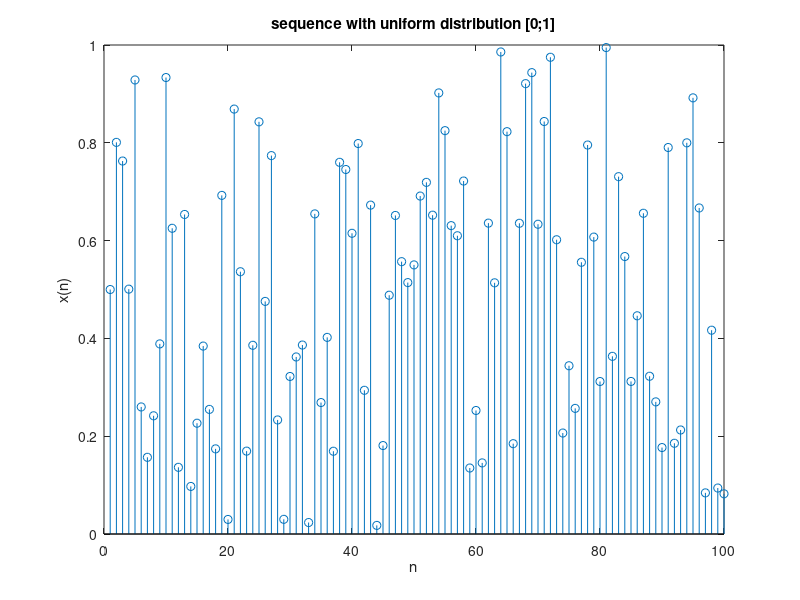
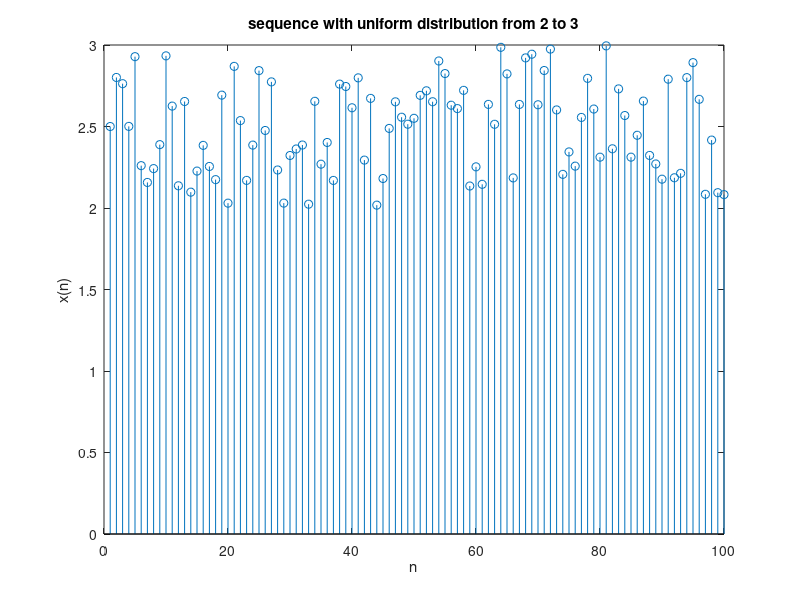
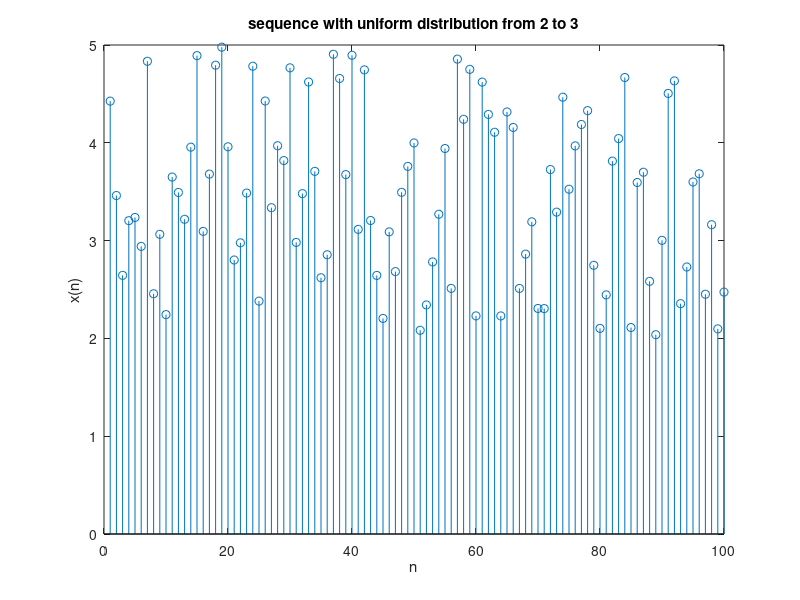
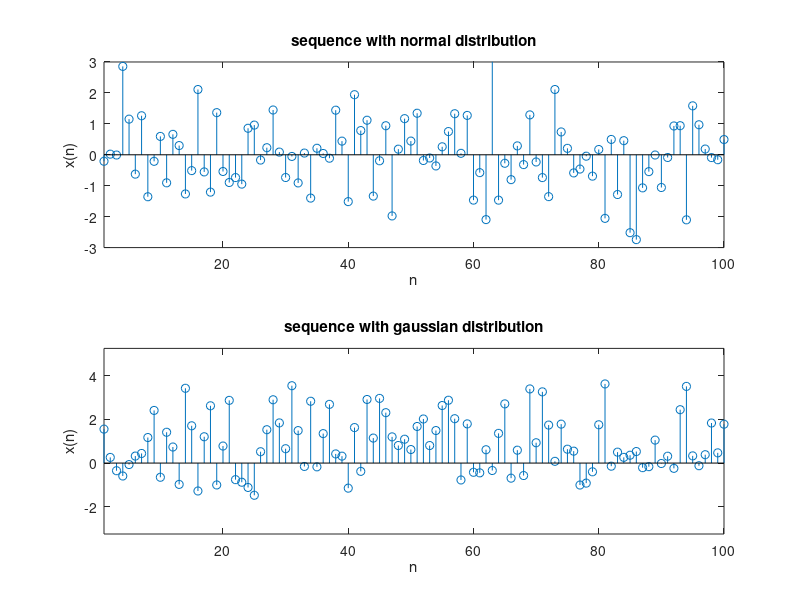

Reproduce these figures in MATLAB, in order.
clc
clear all
close all

x=rand(1,100);
figure, stem(x)
title('sequence with uniform distribution [0;1]')
xlabel('n')
ylabel('x(n)')
x1=x+2;
figure, stem(x1)
title('sequence with uniform distribution from 2 to 3')
xlabel('n')
ylabel('x(n)')

x2=(rand(1,100)*3)+2;
figure, stem(x2)
title('sequence with uniform distribution from 2 to 3')
xlabel('n')
ylabel('x(n)')


clear n, clear x, clear x1, clear x2


% generate i.i.d. Gaussian sequence of 100 samples, zero mean, variance = 1
x1 = randn(100, 1);
% generate i.i.d. Gaussian sequence of 100 samples, mean = m, variance = v
m = 1 ;
v = 2 ;
x2 = sqrt(v)*randn(1000,1)+m;

figure, subplot(211), stem(x1)
title('sequence with normal distribution')
xlabel('n')
ylabel('x(n)')
axis([1 100 -3 3])
subplot(212), stem(x2)
axis([1 100 m-3*sqrt(v) m+3*sqrt(v)])
title('sequence with gaussian distribution')
xlabel('n')
ylabel('x(n)')

figure, hist(x2,50)

m2s=mean(x2)
v2s=var(x2)


x3=3*x2+5;

m3s=mean(x3)
m3=3*m+5
v3s=var(x3)
v3=(3^2)*v

figure, stem(x3)
title('sequence with gaussian distribution')
xlabel('n')
ylabel('x(n)')
axis([1 100 m3-3*sqrt(v3) m3+3*sqrt(v3)])

figure, hist(x3,50)
